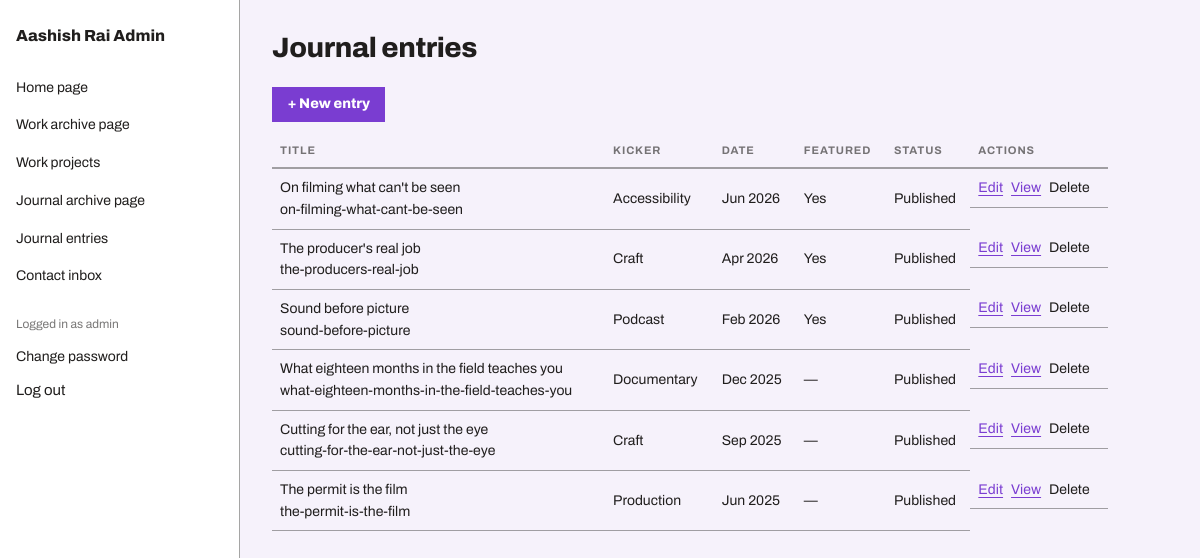
The page /admin/journal-entries.php (signed in) on the database its author committed.
### tables this page shows
CREATE TABLE journal_entries (
  id INT UNSIGNED PRIMARY KEY AUTO_INCREMENT,
  slug VARCHAR(191) NOT NULL UNIQUE,
  title VARCHAR(200) NOT NULL,
  kicker VARCHAR(64) NOT NULL,
  card_body TEXT NOT NULL,
  published_on DATE NOT NULL,
  subtitle VARCHAR(255) NOT NULL,
  hero_image_path VARCHAR(255) NULL,
  hero_placeholder_text VARCHAR(160) NOT NULL,
  intro_paragraphs JSON NOT NULL,
  inline_image_path VARCHAR(255) NULL,
  inline_placeholder_text VARCHAR(160) NOT NULL,
  subheading VARCHAR(160) NOT NULL,
  subheading_paragraphs JSON NOT NULL,
  tags JSON NOT NULL,
  archive_sort_order INT NOT NULL DEFAULT 0,
  featured_sort_order INT NULL,
  status ENUM('published','draft') NOT NULL DEFAULT 'published',
  created_at TIMESTAMP NOT NULL DEFAULT CURRENT_TIMESTAMP,
  updated_at TIMESTAMP NOT NULL DEFAULT CURRENT_TIMESTAMP ON UPDATE CURRENT_TIMESTAMP,
  INDEX idx_featured (status, featured_sort_order),
  INDEX idx_archive (status, archive_sort_order)
);

### includes/functions.php (called while the page is built)
<?php
function asset_url(string $path): string
{
    return '/assets/' . ltrim($path, '/');
}
function e(string $value): string
{
    return htmlspecialchars($value, ENT_QUOTES, 'UTF-8');
}

### config/database.php (called while the page is built, shortened)
<?php
function get_db(): PDO
{
    static $pdo = null;
    if ($pdo instanceof PDO) {
        return $pdo;
    }
    $host = getenv('DB_HOST') ?: 'localhost';
    $name = getenv('DB_NAME') ?: '';
    $user = getenv('DB_USER') ?: '';
    $pass = getenv('DB_PASS') ?: '';
    $dsn = "mysql:host={$host};dbname={$name};charset=utf8mb4";
    try {
        $pdo = new PDO($dsn, $user, $pass, [
            PDO::ATTR_ERRMODE => PDO::ERRMODE_EXCEPTION,
            PDO::ATTR_DEFAULT_FETCH_MODE => PDO::FETCH_ASSOC,
            PDO::ATTR_EMULATE_PREPARES => false,
        ]);
    } catch (PDOException $e) {
        if (APP_ENV !== 'production') {
            throw $e;
        }
        error_log('Database connection failed: ' . $e->getMessage());
        die('Something went wrong. Please try again later.');
    }
    return $pdo;
}

### admin/includes/auth.php (called while the page is built, shortened)
<?php
function current_admin(): ?array
{
    $stmt = get_db()->prepare('SELECT id, username FROM admin_users WHERE id = ?');
    $stmt->execute([$_SESSION['admin_user_id']]);
    $user = $stmt->fetch();
    return $user === false ? null : $user;
}
function require_login(): array
{
    $user = current_admin();
    return $user;
}

### admin/journal-entries.php (the view, shortened to what this page needs)
<?php
require_once __DIR__ . '/includes/auth.php';
$adminUser = require_login();
$entries = get_db()->query(
    'SELECT id, slug, title, kicker, published_on, featured_sort_order, status FROM journal_entries ORDER BY archive_sort_order DESC'
)->fetchAll();
require __DIR__ . '/includes/header.php';
?>
<h1>Journal entries</h1>
<p><a href="/admin/journal-entry-edit.php" class="btn btn-primary">+ New entry</a></p>
<div class="admin-table-wrap">
<table class="table">
<thead><tr><th>Title</th><th>Kicker</th><th>Date</th><th>Featured</th><th>Status</th><th>Actions</th></tr></thead>
<tbody>
<?php foreach ($entries as $entry): ?>
<tr>
<td><?= e($entry['title']) ?><br><span class="help-text"><?= e($entry['slug']) ?></span></td>
<td><?= e($entry['kicker']) ?></td>
<td><?= e(date('M Y', strtotime($entry['published_on']))) ?></td>
<td><?= $entry['featured_sort_order'] !== null ? 'Yes' : '—' ?></td>
<td><?= e(ucfirst($entry['status'])) ?></td>
<td class="admin-table-actions">
<a href="/admin/journal-entry-edit.php?id=<?= (int) $entry['id'] ?>">Edit</a>
<a href="/journal-detail.php?slug=<?= urlencode($entry['slug']) ?>" target="_blank" rel="noopener">View</a>
<form method="post" action="/admin/journal-entry-delete.php" data-confirm="Delete &quot;<?= e($entry['title']) ?>&quot;? This can't be undone.">
<button type="submit" class="admin-link-button">Delete</button>
</form>
</td>
</tr>
<?php endforeach; ?>
</tbody>
</table>
</div>
<?php require __DIR__ . '/includes/footer.php'; ?>

### admin/includes/header.php (shortened to what this page needs)
<!DOCTYPE html>
<html lang="en">
<head>
<link rel="stylesheet" href="<?= asset_url('css/style.css') ?>">
<link rel="stylesheet" href="<?= asset_url('css/admin.css') ?>">
</head>
<body class="admin-body">
<div class="admin-shell">
<nav class="admin-sidebar">
<a href="/admin/index.php" class="admin-brand"><?= e(SITE_NAME) ?> Admin</a>
<div class="admin-nav-group">
<a href="/admin/settings-home.php">Home page</a>
<a href="/admin/settings-work.php">Work archive page</a>
<a href="/admin/work-projects.php">Work projects</a>
<a href="/admin/settings-journal.php">Journal archive page</a>
<a href="/admin/journal-entries.php">Journal entries</a>
<a href="/admin/contact-submissions.php">Contact inbox</a>
</div>
<div class="admin-nav-group">
<span class="admin-nav-user">Logged in as <?= e($adminUser['username'] ?? '') ?></span>
<a href="/admin/change-password.php">Change password</a>
<form action="/admin/logout.php" method="post" class="admin-logout-form">
<button type="submit" class="admin-link-button">Log out</button>
</form>
</div>
</nav>
<main class="admin-main">

### assets/css/style.css (style rules this page uses)
:root { --color-bg: #ffffff; --color-surface: #f6f2fb; --color-text: #201e1d; --color-accent: #7a3dd1; --color-accent-2: #7a3dd1; --color-divider: color-mix(in srgb, #201e1d 40%, transparent); --color-neutral-100: #f8f4f4; --color-neutral-200: #eae7e7; --color-neutral-300: #d7d3d3; --color-neutral-400: #bab6b6; --color-neutral-500: #9b9797; --color-neutral-600: #7d7979; --color-neutral-700: #605d5d; --color-neutral-800: #444141; --color-neutral-900: #2d2b2b; --color-accent-100: #f5edfc; --color-accent-200: #e6d2f7; --color-accent-300: #cfa9ef; --color-accent-400: #af79e2; --color-accent-500: #8f52d3; --color-accent-600: #64299f; --color-accent-700: #4c1e7a; --color-accent-800: #351454; --color-accent-900: #1f0c33; --color-accent-2-100: #f5edfc; --color-accent-2-200: #e6d2f7; --color-accent-2-300: #cfa9ef; --color-accent-2-400: #af79e2; --color-accent-2-500: #8f52d3; --color-accent-2-600: #64299f; --color-accent-2-700: #4c1e7a; --color-accent-2-800: #351454; --color-accent-2-900: #1f0c33; --font-heading: "Archivo", system-ui, sans-serif; --font-heading-weight: 800; --font-body: "Archivo", system-ui, sans-serif; --space-1: 4.0px; --space-2: 8.0px; --space-3: 12.0px; --space-4: 16.0px; --space-6: 24.0px; --space-8: 32.0px; --radius-sm: 0px; --radius-md: 0px; --radius-lg: 0px; --shadow-sm: 0 1px 2px color-mix(in srgb, #2d2b2b 14%, transparent); --shadow-md: 0 3px 10px color-mix(in srgb, #2d2b2b 16%, transparent); --shadow-lg: 0 12px 32px color-mix(in srgb, #2d2b2b 22%, transparent); }
*, *::before, *::after { box-sizing: border-box; }
html { scroll-behavior: smooth; }
body { margin: 0; background: var(--color-bg); color: var(--color-text); font-family: var(--font-body); font-size: 15px; line-height: 1.55; font-weight: 400; }
h1, h2, h3, h4, h5, h6 { font-family: var(--font-heading); font-weight: var(--font-heading-weight); line-height: 1.12; letter-spacing: -0.015em; margin: 0 0 var(--space-2); }
h1 { font-size: 42px; }
p { margin: 0 0 var(--space-3); }
a { color: var(--color-accent); text-underline-offset: 3px; }
.btn { display: inline-flex; align-items: center; justify-content: center; gap: 6px; cursor: pointer; text-decoration: none; font-family: var(--font-heading); font-weight: var(--font-heading-weight); font-size: 14px; line-height: 1.2; color: var(--color-text); background: transparent; border: 1px solid transparent; padding: var(--space-2) calc(var(--space-3) * 1.2); border-radius: var(--radius-md); }
.btn-primary { background: var(--color-accent); color: var(--color-bg); }
.table { width: 100%; border-collapse: collapse; font-size: 14px; }
.table th { text-align: left; font-size: 11px; letter-spacing: 0.08em; text-transform: uppercase; color: color-mix(in srgb, var(--color-text) 60%, transparent); padding: var(--space-2); border-bottom: 2px solid var(--color-divider); }
.table td { padding: var(--space-2); border-bottom: 1px solid var(--color-divider); }

### assets/css/admin.css (style rules this page uses)
.admin-body { background: var(--color-surface); min-height: 100vh; }
.admin-shell { display: flex; min-height: 100vh; }
.admin-sidebar { width: 240px; flex-shrink: 0; background: var(--color-bg); border-right: 1px solid var(--color-divider); padding: var(--space-6) var(--space-4); display: flex; flex-direction: column; gap: var(--space-6); position: sticky; top: 0; height: 100vh; overflow-y: auto; }
.admin-brand { font-family: var(--font-heading); font-weight: var(--font-heading-weight); font-size: 16px; text-decoration: none; color: inherit; }
.admin-nav-group { display: flex; flex-direction: column; gap: var(--space-2); }
.admin-nav-group a, .admin-link-button { color: inherit; text-decoration: none; font-size: 14px; padding: var(--space-1) 0; }
.admin-nav-user { font-size: 12px; opacity: 0.6; }
.admin-link-button { background: none; border: none; cursor: pointer; font: inherit; padding: 0; text-align: left; }
.admin-logout-form { margin: 0; }
.admin-main { flex: 1; padding: var(--space-8) var(--space-8) var(--space-8) var(--space-8); max-width: 900px; }
.admin-main h1 { font-size: 28px; margin: 0 0 var(--space-6); }
.admin-table-wrap { overflow-x: auto; }
.admin-table-actions { display: flex; gap: var(--space-2); }
.admin-table-actions form { margin: 0; }

### rows shown on the page
journal_entries: title "On filming what can't be seen", slug "on-filming-what-cant-be-seen", kicker "Accessibility", published_on "Jun 2026", featured_sort_order "Yes", status "Published"
journal_entries: title "The producer's real job", slug "the-producers-real-job", kicker "Craft", published_on "Apr 2026", featured_sort_order "Yes", status "Published"
journal_entries: title "Sound before picture", slug "sound-before-picture", kicker "Podcast", published_on "Feb 2026", featured_sort_order "Yes", status "Published"
journal_entries: title "What eighteen months in the field teaches you", slug "what-eighteen-months-in-the-field-teaches-you", kicker "Documentary", published_on "Dec 2025", status "Published"
journal_entries: title "Cutting for the ear, not just the eye", slug "cutting-for-the-ear-not-just-the-eye", kicker "Craft", published_on "Sep 2025", status "Published"
journal_entries: title "The permit is the film", slug "the-permit-is-the-film", kicker "Production", published_on "Jun 2025", status "Published"

### other values the page prints
SITE_NAME "Aashish Rai"
$adminUser['username'] "admin"
